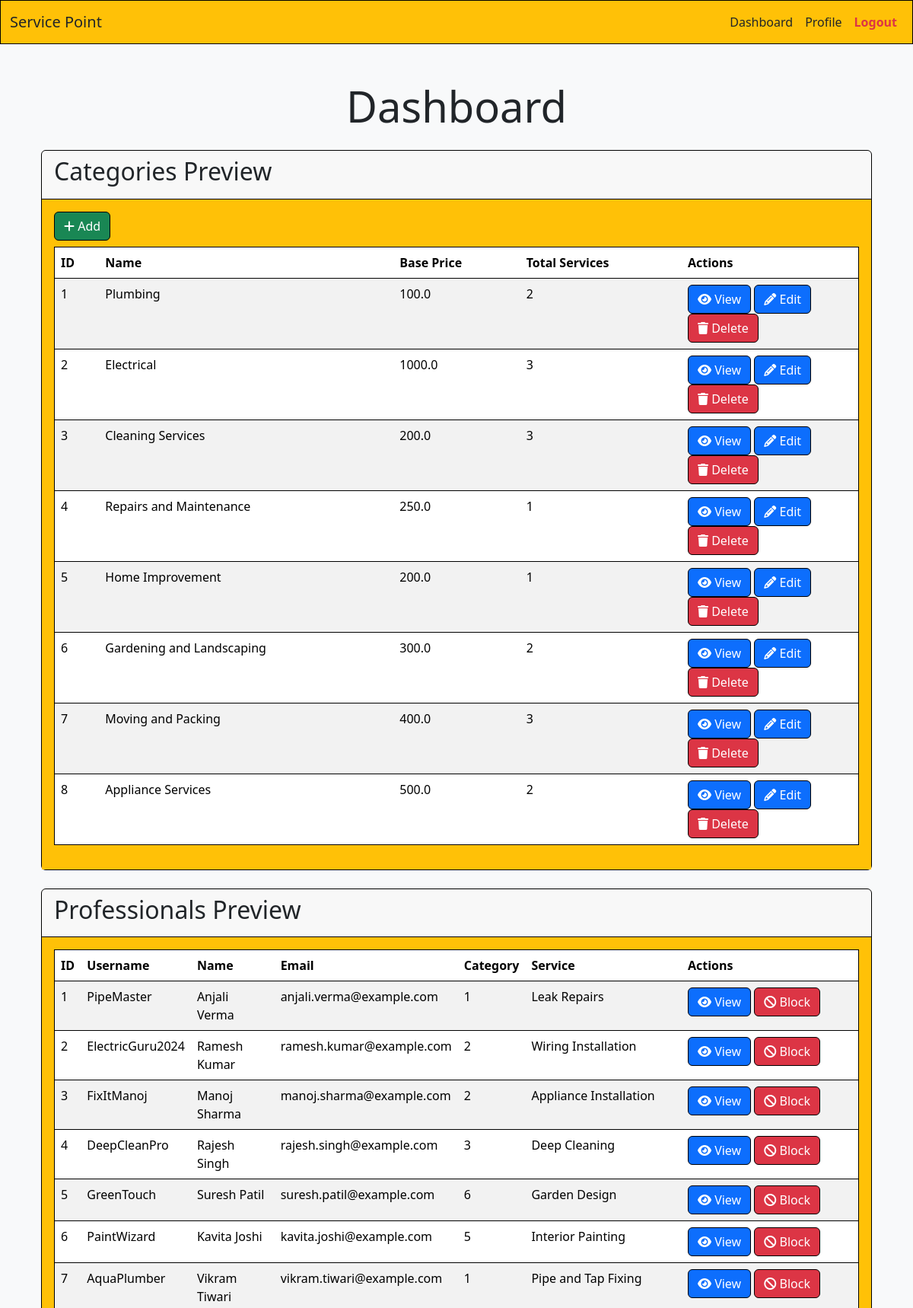
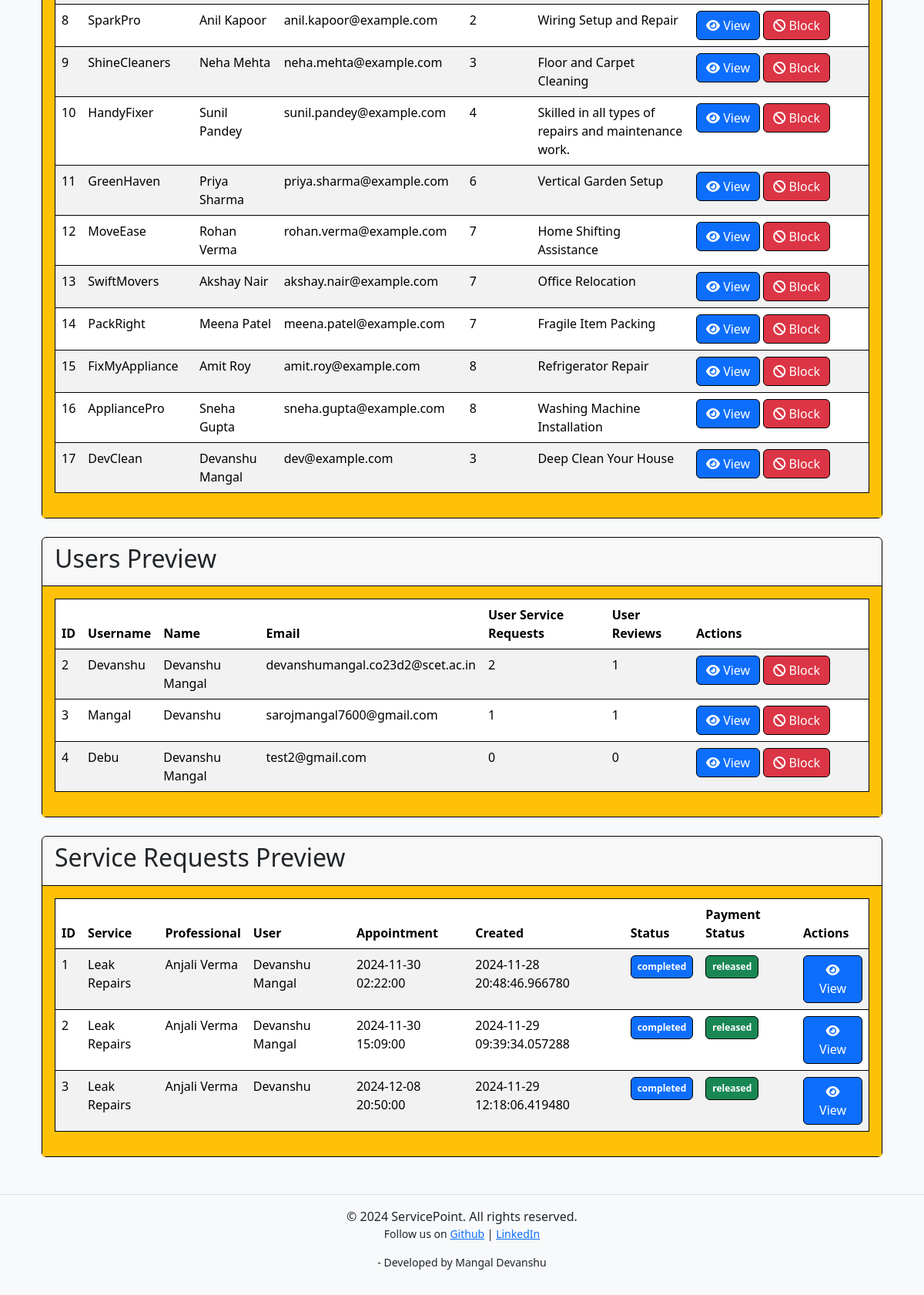
The app's page /dashboard/admin (signed in) with its own data (2 pictures, top to bottom).
### models.py (models this page shows)
class Category(db.Model):
    id = db.Column(db.Integer, primary_key=True)
    name = db.Column(db.String(64), nullable=False, unique=True)
    base_price = db.Column(db.Float)
    services = db.relationship('Service', backref='category', lazy=True)

class ServiceProfessional(db.Model):
    id = db.Column(db.Integer, primary_key=True)
    service = db.relationship('Service', backref='service_professional', lazy=True, uselist=False)
    service_requests = db.relationship('ServiceRequest', backref='service_request_professional', lazy=True)
    name = db.Column(db.String(64), nullable=False)
    email = db.Column(db.String(128), unique=True, nullable=False)
    category = db.Column(db.String(64), db.ForeignKey('category.name', name='fk_serviceprofessional_category'), nullable=False)
    description = db.Column(db.String(256), nullable=True)
    experience = db.Column(db.Integer, nullable=False)
    username = db.Column(db.String(32), unique=True, nullable=False)
    passhash = db.Column(db.String(256), nullable=False)
    approved = db.Column(db.Boolean, nullable=False, default=False)
    blocked = db.Column(db.Boolean, nullable=False, default=False)
    created_at = db.Column(db.DateTime, default=datetime.utcnow, nullable=False)
    transactions = db.relationship('Transaction', backref='service_professional', lazy=True)

class Service(db.Model):
    id = db.Column(db.Integer, primary_key=True)
    category_id = db.Column(db.Integer, db.ForeignKey('category.id', name='fk_service_category'), nullable=False)
    service_professional_id = db.Column(db.Integer, db.ForeignKey('service_professional.id', name='fk_service_serviceprofessional'), nullable=False)
    name = db.Column(db.String(64), nullable=False)
    description = db.Column(db.String(256), nullable=True)
    price = db.Column(db.Float, nullable=False)
    time = db.Column(db.Integer, nullable=False)
    area_pincode = db.Column(db.String(6), nullable=False)
    created_at = db.Column(db.DateTime, default=datetime.utcnow, nullable=False)
    reviews = db.relationship('Review', backref='service', lazy=True)
    service_requests = db.relationship('ServiceRequest', backref='service', lazy=True)

class User(db.Model):
    id = db.Column(db.Integer, primary_key=True)
    username = db.Column(db.String(32), unique=True, nullable=False)
    passhash = db.Column(db.String(256), nullable=False)
    name = db.Column(db.String(64), nullable=True)
    email = db.Column(db.String(128), unique=True, nullable=True)
    created_at = db.Column(db.DateTime, default=datetime.utcnow, nullable=False)
    blocked = db.Column(db.Boolean, nullable=False, default=False)
    service_requests = db.relationship('ServiceRequest', backref='user', lazy=True)
    transactions = db.relationship('Transaction', backref='user', lazy=True)
    reviews = db.relationship('Review', backref='user', lazy=True)

class ServiceRequest(db.Model):
    id = db.Column(db.Integer, primary_key=True)
    user_id = db.Column(db.Integer, db.ForeignKey('user.id', name='fk_servicerequest_user'), nullable=False)
    service_professional_id = db.Column(db.Integer, db.ForeignKey('service_professional.id', name='fk_servicerequest_serviceprofessional'), nullable=False)
    service_id = db.Column(db.Integer, db.ForeignKey('service.id', name='fk_servicerequest_service'), nullable=False)
    appointment = db.Column(db.DateTime, nullable=False)
    address = db.Column(db.String(256), nullable=False)
    status = db.Column(
        db.Enum('pending', 'approved', 'completed', 'canceled', name='service_request_status'),
        nullable=False,
        default='pending'
    )
    otp = db.Column(db.String(6), nullable=True)
    created_at = db.Column(db.DateTime, default=datetime.utcnow, nullable=False)
    completed_at = db.Column(db.DateTime, nullable=True)
    transactions = db.relationship('Transaction', backref='service_request', lazy=True, uselist=False)
    payment_status = db.Column(
        db.Enum('pending', 'held', 'released', 'refunded', name='payment_status'),
        nullable=False,
        default='pending'
    )

### routes.py (the view)
@app.route('/dashboard/admin')
@login_required
@admin_required
def show_admin():
    print("Admin page requested")
    categories=Category.query.all()
    professionals=ServiceProfessional.query.all()
    service_requests=ServiceRequest.query.all()
    users=User.query.filter(User.username!="admin").all()
    return render_template("dashboard/admin.html",categories=categories,professionals=professionals,service_requests=service_requests,users=users)

### routes.py (called while the page is built)
def login_required(func):
    @wraps(func)
    def inner(*args, **kwargs):
        if 'logged_in' in session:
            return func(*args, **kwargs)
        else:
            flash("You are not authorized to view this page, please login")
            return redirect(url_for('show_login'))
    return inner

def admin_required(func):
    @wraps(func)
    def inner(*args, **kwargs):
        if 'logged_in' in session and session['user_type']=="admin":
            return func(*args, **kwargs)
        else:
            flash("You are not authorized to view this page")
            return redirect(url_for('show_login'))
    return inner

### templates/dashboard/admin.html (shortened to what this page needs)
{% extends 'layout.html' %}
{% block content %}
    <div class="container">
        <h1 class="display-4 text-center text-dark">Dashboard</h1>
        <div class="mt-4">
            <div class="card mb-4 border border-black">
                <div class="card-header border-bottom border-black">
                    <div class="d-flex justify-content-between align-items-center">
                        <h2>Categories Preview</h2>
                    </div>
                </div>
                <div class="card-body bg-warning">
                    <a href="{{url_for('handle_add_category')}}" class="btn btn-success border border-black mb-2"><i class="fa fa-plus
                        " aria-hidden="true"></i> Add</a>
                        <table class="table table-striped table-hover border border-black">
                            <thead class="thead-dark">
                                <tr>
                                    <th>ID</th>
                                    <th>Name</th>
                                    <th>Base Price</th>
                                    <th>Total Services</th>
                                    <th width="22%">Actions</th>
                                </tr>
                            </thead>
                            <tbody>
                                {% for category in categories %}
                                <tr>
                                    <td>{{ category.id }}</td>
                                    <td>{{ category.name }}</td>
                                    <td>{{ category.base_price }}</td>
                                    <td>{{ category.services|length }}</td>
                                    <td >
                                    <a href="{{url_for('show_category', id=category.id)}}" class="btn btn-primary border-black border"><i class="fa fa-eye" aria-hidden="true"></i> View</a>
                                    <a href="{{url_for('show_edit_category', id=category.id)}}" class="btn btn-primary border-black border"><i class="fa fa-pencil" aria-hidden="true"></i> Edit</a>
                                    <a href="{{url_for('delete_category', id=category.id)}}" class="btn btn-danger border-black border"><i class="fa fa-trash" aria-hidden="true"></i> Delete</a></td>
                                </tr>
                                {% endfor %}
                            </tbody>
                        </table>
                </div>
            </div>
            <div class="card mb-4 border border-black">
                <div class="card-header border-bottom border-black">
                    <h2>Professionals Preview</h2>
                </div>
                <div class="card-body bg-warning">
                    <table class="table table-striped table-hover border border-black">
                        <thead class="thead-dark">
                            <tr>
                                <th>ID</th>
                                <th>Username</th>
                                <th>Name</th>
                                <th>Email</th>
                                <th>Category</th>
                                <th>Service</th>
                                <th width="22%">Actions</th>
                            </tr>
                        </thead>
                        <tbody>
                            {% for professional in professionals %}
                            <tr>
                                <td>{{ professional.id }}</td>
                                <td>{{ professional.username }}</td>
                                <td>{{ professional.name }}</td>
                                <td>{{ professional.email }}</td>
                                <td>{{ professional.category }}</td>
                                <td>{{ professional.service.name}}</td>
                                <td>
                                    <a href="{{url_for('show_professional', id=professional.id)}}" class="btn btn-primary border-black border"><i class="fa fa-eye" aria-hidden="true"></i> View</a>
                                    {% if professional.approved == True %}
                                        {% if professional.blocked == False %}
                                            <a href="{{url_for('block_professional', id=professional.id)}}" class="btn btn-danger border-black border"><i class="fa fa-ban" aria-hidden="true"></i> Block</a>
                                        {% else %}
                                            <a href="{{url_for('unblock_professional', id=professional.id)}}" class="btn btn-success border-black border"><i class="fa fa-unlock" aria-hidden="true"></i> Unblock</a>
                                        {% endif %}
                                    {% endif %}
                                </td>
                            </tr>
                            {% endfor %}
                        </tbody>
                    </table>
                </div>
            </div>
            <div class="card mb-4 border border-black">
                <div class="card-header border-bottom border-black">
                    <h2>Users Preview</h2>
                </div>
                <div class="card-body bg-warning">
                    <table class="table table-striped table-hover border border-black">
                        <thead class="thead-dark">
                            <tr>
                                <th>ID</th>
                                <th>Username</th>
                                <th>Name</th>
                                <th>Email</th>
                                <th>User Service Requests</th>
                                <th>User Reviews</th>
                                <th width="22%">Actions</th>
                            </tr>
                        </thead>
                        <tbody>
                            {% for user in users %}
                            <tr>
                                <td>{{ user.id }}</td>
                                <td>{{ user.username}}</td>
                                <td>{{ user.name }}</td>
                                <td>{{ user.email}}</td>
                                <td>{{ user.service_requests|length }}</td>
                                <td>{{ user.reviews|length}}</td>
                                <td >
                                    <a href="{{url_for('show_user', id=user.id)}}" class="btn btn-primary border border-black"><i class="fa fa-eye" aria-hidden="true"></i> View</a>
                                    {% if user.blocked == False %}
                                        <a href="{{url_for('block_user', id=user.id)}}" class="btn btn-danger border-black border"><i class="fa fa-ban" aria-hidden="true"></i> Block</a>
                                    {% else %}
                                        <a href="{{url_for('unblock_user', id=user.id)}}" class="btn btn-success border-black border"><i class="fa fa-unlock" aria-hidden="true"></i> Unblock</a>
                                    {% endif %}
                                </td>
                            </tr>
                            {% endfor %}
                        </tbody>
                    </table>
                </div>
            </div>
            <div class="card mb-4 border border-black">
                <div class="card-header border-bottom border-black">
                    <h2>Service Requests Preview</h2>
                </div>
                <div class="card-body bg-warning">
                    <table class="table table-striped table-hover border border-black">
                        <thead class="thead-dark">
                            <tr>
                                <th>ID</th>
                                <th>Service</th>
                                <th>Professional</th>
                                <th>User</th>
                                <th>Appointment</th>
                                <th>Created</th>
                                <th>Status</th>
                                <th>Payment Status</th>
                                <th >Actions</th>
                            </tr>
                        </thead>
                        <tbody>
                            {% for request in service_requests %}
                            <tr>
                                <td>{{ request.id }}</td>
                                <td>{{ request.service.name}}</td>
                                <td>{{ request.service.service_professional.name }}</td>
                                <td>{{ request.user.name }}</td>
                                <td>{{ request.appointment }}</td>
                                <td>{{ request.created_at }}</td>
                                    <td><span class="badge py-2 px-2 border-black border
                                        {% if request.status == 'completed' %}text-bg-primary{% endif %}
                                    ">
                                        {{ request.status }}
                                    </span>
                                </td>
                                <td><span class="badge py-2 px-2 border-black border
                                        {% if request.payment_status == 'released' %}text-bg-success{% endif %}
                                        {% if request.payment_status == 'held' %}text-bg-danger{% endif %}">
                                        {{ request.payment_status }}
                                    </span>
                                </td>
                                <td >
                                    <a href="{{url_for('show_service_request', id=request.id)}}" class="btn btn-primary border border-black"><i class="fa fa-eye" aria-hidden="true"></i> View</a>
                                </td>
                            </tr>
                            {% endfor %}
                        </tbody>
                    </table>
                </div>
            </div>
        </div>
    </div>
{% endblock %}

### records on screen
Category: id "1", name "Plumbing", base_price "100.0", services|length "2"
Category: id "2", name "Electrical", base_price "1000.0", services|length "3"
Category: id "3", name "Cleaning Services", base_price "200.0", services|length "3"
Category: id "4", name "Repairs and Maintenance", base_price "250.0", services|length "1"
Category: id "5", name "Home Improvement", base_price "200.0", services|length "1"
Category: id "6", name "Gardening and Landscaping", base_price "300.0", services|length "2"
Category: id "7", name "Moving and Packing", base_price "400.0", services|length "3"
Category: id "8", name "Appliance Services", base_price "500.0", services|length "2"
ServiceProfessional: id "1", username "PipeMaster", name "Anjali Verma", email "anjali.verma@example.com", category "1", service.name "Leak Repairs"
ServiceProfessional: id "2", username "ElectricGuru2024", name "Ramesh Kumar", email "ramesh.kumar@example.com", category "2", service.name "Wiring Installation"
ServiceProfessional: id "3", username "FixItManoj", name "Manoj Sharma", email "manoj.sharma@example.com", category "2", service.name "Appliance Installation"
ServiceProfessional: id "4", username "DeepCleanPro", name "Rajesh Singh", email "rajesh.singh@example.com", category "3", service.name "Deep Cleaning"
ServiceProfessional: id "5", username "GreenTouch", name "Suresh Patil", email "suresh.patil@example.com", category "6", service.name "Garden Design"
ServiceProfessional: id "6", username "PaintWizard", name "Kavita Joshi", email "kavita.joshi@example.com", category "5", service.name "Interior Painting"
ServiceProfessional: id "7", username "AquaPlumber", name "Vikram Tiwari", email "vikram.tiwari@example.com", category "1", service.name "Pipe and Tap Fixing"
ServiceProfessional: id "8", username "SparkPro", name "Anil Kapoor", email "anil.kapoor@example.com", category "2", service.name "Wiring Setup and Repair"
ServiceProfessional: id "9", username "ShineCleaners", name "Neha Mehta", email "neha.mehta@example.com", category "3", service.name "Floor and Carpet Cleaning"
ServiceProfessional: id "10", username "HandyFixer", name "Sunil Pandey", email "sunil.pandey@example.com", category "4", service.name "Skilled in all types of repairs and maintenance work."
ServiceProfessional: id "11", username "GreenHaven", name "Priya Sharma", email "priya.sharma@example.com", category "6", service.name "Vertical Garden Setup"
ServiceProfessional: id "12", username "MoveEase", name "Rohan Verma", email "rohan.verma@example.com", category "7", service.name "Home Shifting Assistance"
ServiceProfessional: id "13", username "SwiftMovers", name "Akshay Nair", email "akshay.nair@example.com", category "7", service.name "Office Relocation"
ServiceProfessional: id "14", username "PackRight", name "Meena Patel", email "meena.patel@example.com", category "7", service.name "Fragile Item Packing"
ServiceProfessional: id "15", username "FixMyAppliance", name "Amit Roy", email "amit.roy@example.com", category "8", service.name "Refrigerator Repair"
ServiceProfessional: id "16", username "AppliancePro", name "Sneha Gupta", email "sneha.gupta@example.com", category "8", service.name "Washing Machine Installation"
ServiceProfessional: id "17", username "DevClean", name "Devanshu Mangal", email "dev@example.com", category "3", service.name "Deep Clean Your House"
User: id "2", username "Devanshu", name "Devanshu Mangal", email "devanshumangal.co23d2@scet.ac.in", service_requests|length "2", reviews|length "1"
User: id "3", username "Mangal", name "Devanshu", email "sarojmangal7600@gmail.com", service_requests|length "1", reviews|length "1"
User: id "4", username "Debu", name "Devanshu Mangal", email "test2@gmail.com", service_requests|length "0", reviews|length "0"
ServiceRequest: id "1", service.name "Leak Repairs", service.service_professional.name "Anjali Verma", user.name "Devanshu Mangal", appointment "2024-11-30 02:22:00", created_at "2024-11-28 20:48:46.966780", status "completed", payment_status "released"
ServiceRequest: id "2", service.name "Leak Repairs", service.service_professional.name "Anjali Verma", user.name "Devanshu Mangal", appointment "2024-11-30 15:09:00", created_at "2024-11-29 09:39:34.057288", status "completed", payment_status "released"
ServiceRequest: id "3", service.name "Leak Repairs", service.service_professional.name "Anjali Verma", user.name "Devanshu", appointment "2024-12-08 20:50:00", created_at "2024-11-29 12:18:06.419480", status "completed", payment_status "released"
